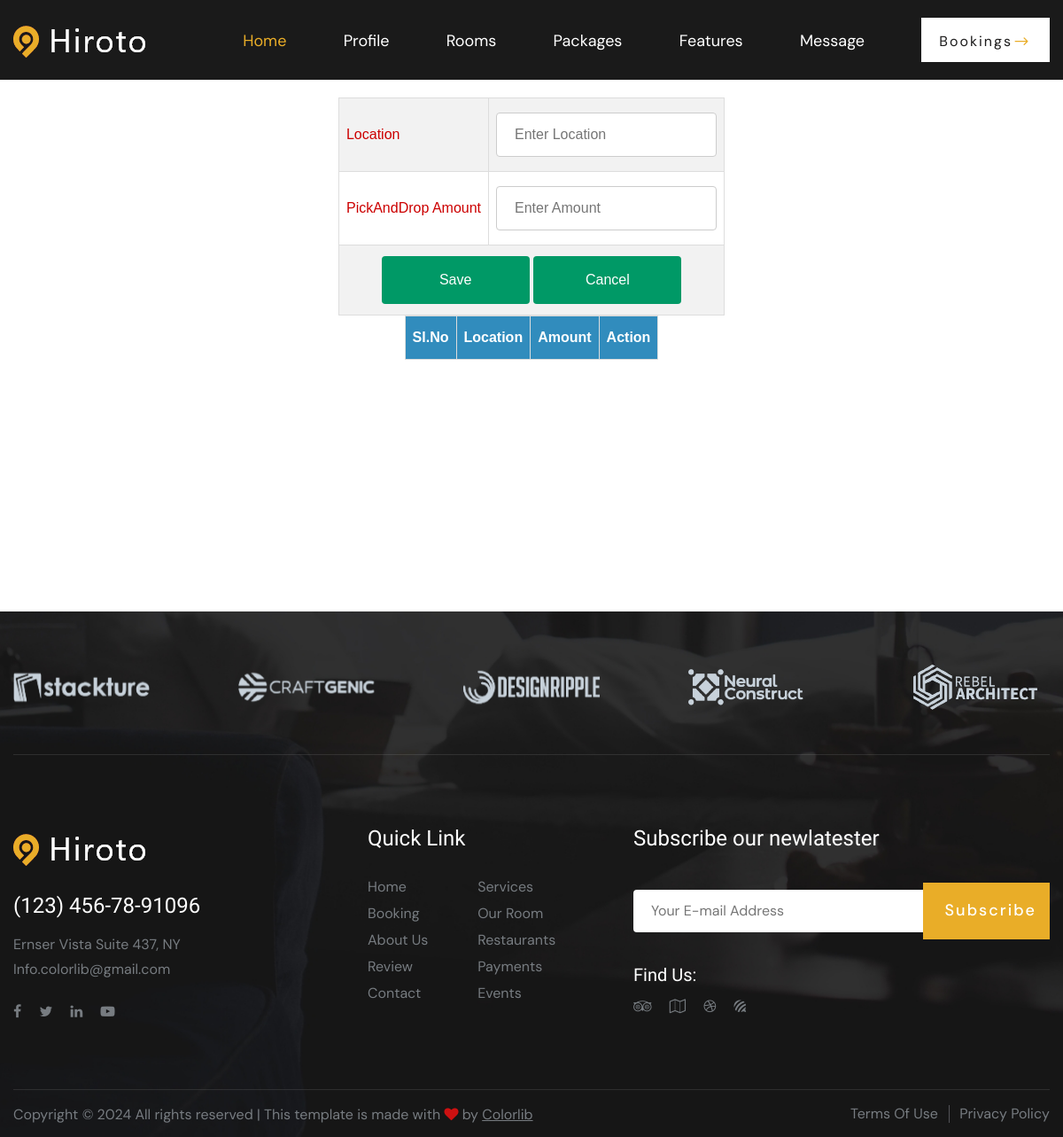
The app's page /Hotel/PickAndDropHead/ (signed in), older data.
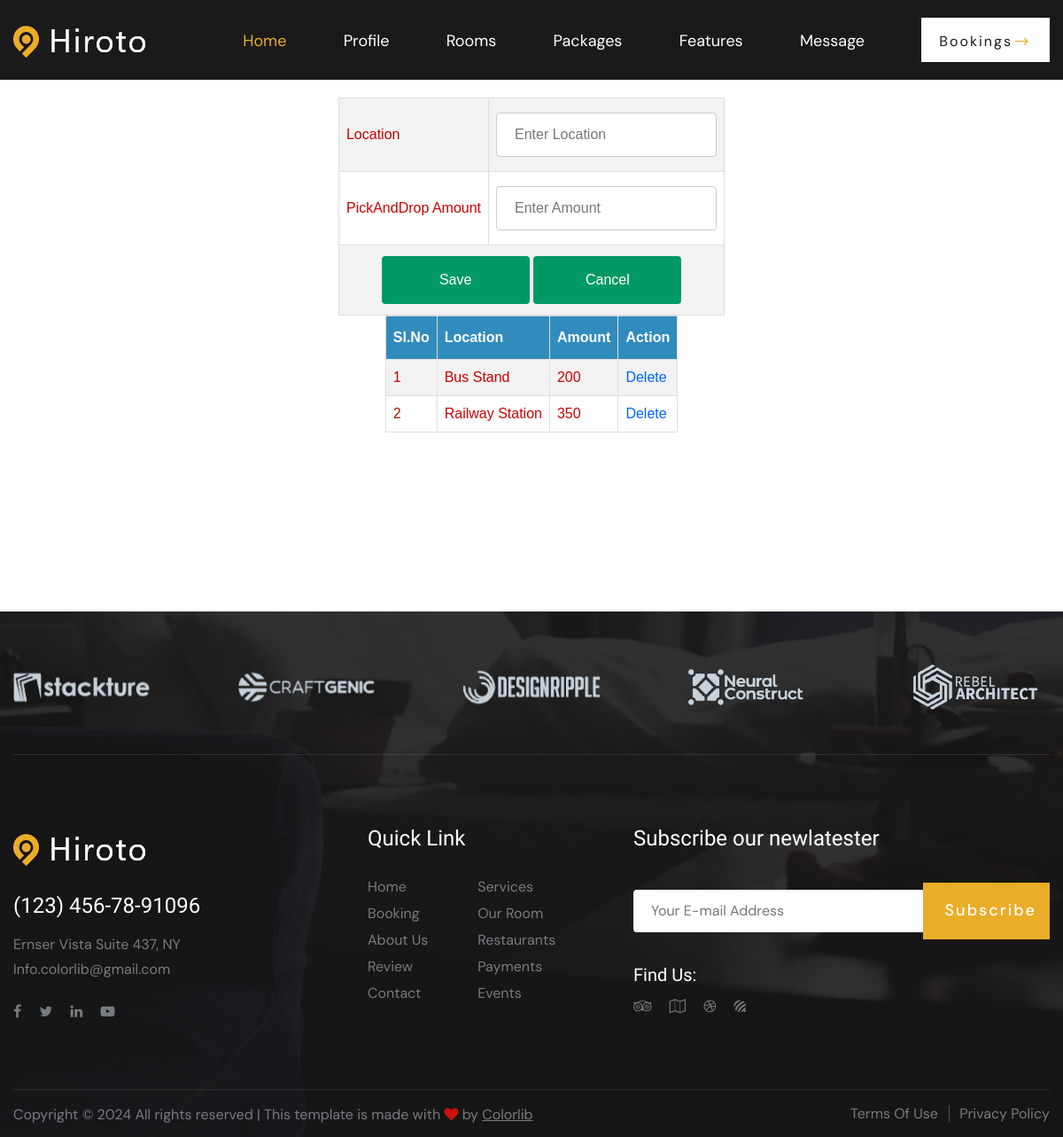
The same page, newer data.
### Hotel/models.py (models this page shows)
class tbl_pickanddrophead(models.Model):
    pickanddrophead_name=models.CharField(max_length=50)
    pickanddrophead_amount=models.CharField(max_length=50)
    hotel =models.ForeignKey(tbl_newhotel,null=True,on_delete=models.CASCADE)

### Hotel/views.py (the view)
# urls.py: path('PickAndDropHead/',views.pickanddropinsertselect,name="pickanddropinsertselect"),
def pickanddropinsertselect(request):
    data=tbl_pickanddrophead.objects.filter(hotel=request.session["hid"])
    hotelid=tbl_newhotel.objects.get(id=request.session["hid"])
    if request.method=="POST":
        hotelid=tbl_newhotel.objects.get(id=request.session["hid"])
        pickanddropheadname=request.POST.get('txtname')
        pickanddropheadamount=request.POST.get('txtamount')
        tbl_pickanddrophead.objects.create(pickanddrophead_name=pickanddropheadname,pickanddrophead_amount=pickanddropheadamount,hotel=hotelid)
        return redirect("Hotel:pickanddropinsertselect")
    else:
        return render(request,"Hotel/PickAndDropHead.html",{'data':data})

### Hotel/Templates/Hotel/PickAndDropHead.html (shortened to what this page needs)
{% extends 'Hotel/Header.html' %}
{% load static %}
{% block content %}
<!DOCTYPE html>
<html lang="en">
<head>
</head>
<body>
    <form method="POST">
        <table align="center">
            <tr>
                <tr>
                    <td>Location</td>
                    <td><input type="text" name="txtname" placeholder="Enter Location" required value="{{editdata.pickanddrophead_name}}"></td>
                </tr>
            <tr>
                <td>PickAndDrop Amount</td>
                <td><input type="text" name="txtamount" placeholder="Enter Amount" required value="{{editdata.pickanddrophead_amount}}"></td>
            </tr>
            <tr>
                <td colspan="2" align="center">
                    <input type="submit" name="btnsubmit" value="Save">
                    <input type="reset" name="btncancel" value="Cancel">
                </td>
            </tr>
        </table>
    </form>
    <table border="1" align="center" cellpadding="10">
        <tr>
            <th>Sl.No</th>
            <th>Location</th>
            <th>Amount</th>
            <th>Action</th>
        </tr>
        {% for i in data %}
        <tr>
            <td>{{forloop.counter}}</td>
            <td>{{i.pickanddrophead_name}}</td>
            <td>{{i.pickanddrophead_amount}}</td>
            <td><a href="{% url 'Hotel:delpickanddrop' i.id %}">Delete</a></td>
        </tr>
        {% endfor %}
    </table>
</body>
</html>
{% endblock content %}

Row changes from the older to the newer data that the page shows:
added tbl_pickanddrophead: pickanddrophead_name "Bus Stand", pickanddrophead_amount "200"
added tbl_pickanddrophead: pickanddrophead_name "Railway Station", pickanddrophead_amount "350"
